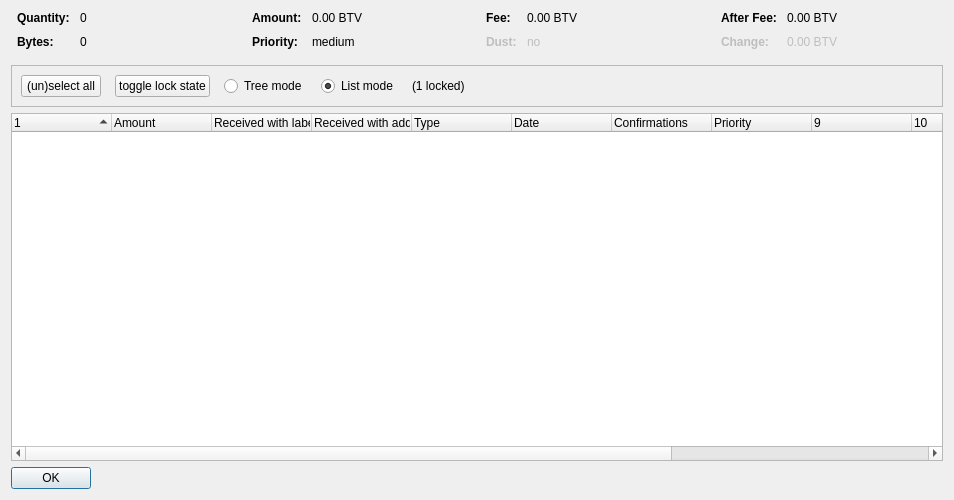
<?xml version="1.0" encoding="UTF-8"?>
<ui version="4.0">
 <class>CoinControlDialog</class>
 <widget class="QDialog" name="CoinControlDialog">
  <property name="geometry">
   <rect>
    <x>0</x>
    <y>0</y>
    <width>954</width>
    <height>500</height>
   </rect>
  </property>
  <property name="windowTitle">
   <string>Coin Selection</string>
  </property>
  <layout class="QVBoxLayout" name="verticalLayout">
   <item>
    <layout class="QHBoxLayout" name="horizontalLayoutTop" stretch="0,0,0,0">
     <property name="topMargin">
      <number>0</number>
     </property>
     <property name="bottomMargin">
      <number>10</number>
     </property>
     <item>
      <layout class="QFormLayout" name="formLayoutCoinControl1">
       <property name="horizontalSpacing">
        <number>10</number>
       </property>
       <property name="verticalSpacing">
        <number>10</number>
       </property>
       <property name="leftMargin">
        <number>6</number>
       </property>
       <property name="rightMargin">
        <number>6</number>
       </property>
       <item row="0" column="0">
        <widget class="QLabel" name="labelCoinControlQuantityText">
         <property name="font">
          <font>
           <weight>75</weight>
           <bold>true</bold>
          </font>
         </property>
         <property name="text">
          <string>Quantity:</string>
         </property>
        </widget>
       </item>
       <item row="0" column="1">
        <widget class="QLabel" name="labelCoinControlQuantity">
         <property name="cursor">
          <cursorShape>IBeamCursor</cursorShape>
         </property>
         <property name="contextMenuPolicy">
          <enum>Qt::ActionsContextMenu</enum>
         </property>
         <property name="text">
          <string notr="true">0</string>
         </property>
         <property name="textInteractionFlags">
          <set>Qt::LinksAccessibleByMouse|Qt::TextSelectableByKeyboard|Qt::TextSelectableByMouse</set>
         </property>
        </widget>
       </item>
       <item row="1" column="0">
        <widget class="QLabel" name="labelCoinControlBytesText">
         <property name="font">
          <font>
           <weight>75</weight>
           <bold>true</bold>
          </font>
         </property>
         <property name="text">
          <string>Bytes:</string>
         </property>
        </widget>
       </item>
       <item row="1" column="1">
        <widget class="QLabel" name="labelCoinControlBytes">
         <property name="cursor">
          <cursorShape>IBeamCursor</cursorShape>
         </property>
         <property name="contextMenuPolicy">
          <enum>Qt::ActionsContextMenu</enum>
         </property>
         <property name="text">
          <string notr="true">0</string>
         </property>
         <property name="textInteractionFlags">
          <set>Qt::LinksAccessibleByMouse|Qt::TextSelectableByKeyboard|Qt::TextSelectableByMouse</set>
         </property>
        </widget>
       </item>
      </layout>
     </item>
     <item>
      <layout class="QFormLayout" name="formLayoutCoinControl2">
       <property name="horizontalSpacing">
        <number>10</number>
       </property>
       <property name="verticalSpacing">
        <number>10</number>
       </property>
       <property name="leftMargin">
        <number>6</number>
       </property>
       <property name="rightMargin">
        <number>6</number>
       </property>
       <item row="0" column="0">
        <widget class="QLabel" name="labelCoinControlAmountText">
         <property name="font">
          <font>
           <weight>75</weight>
           <bold>true</bold>
          </font>
         </property>
         <property name="text">
          <string>Amount:</string>
         </property>
        </widget>
       </item>
       <item row="0" column="1">
        <widget class="QLabel" name="labelCoinControlAmount">
         <property name="cursor">
          <cursorShape>IBeamCursor</cursorShape>
         </property>
         <property name="contextMenuPolicy">
          <enum>Qt::ActionsContextMenu</enum>
         </property>
         <property name="text">
          <string notr="true">0.00 BTV</string>
         </property>
         <property name="textInteractionFlags">
          <set>Qt::LinksAccessibleByMouse|Qt::TextSelectableByKeyboard|Qt::TextSelectableByMouse</set>
         </property>
        </widget>
       </item>
       <item row="1" column="0">
        <widget class="QLabel" name="labelCoinControlPriorityText">
         <property name="font">
          <font>
           <weight>75</weight>
           <bold>true</bold>
          </font>
         </property>
         <property name="text">
          <string>Priority:</string>
         </property>
        </widget>
       </item>
       <item row="1" column="1">
        <widget class="QLabel" name="labelCoinControlPriority">
         <property name="cursor">
          <cursorShape>IBeamCursor</cursorShape>
         </property>
         <property name="contextMenuPolicy">
          <enum>Qt::ActionsContextMenu</enum>
         </property>
         <property name="text">
          <string>medium</string>
         </property>
         <property name="textInteractionFlags">
          <set>Qt::LinksAccessibleByMouse|Qt::TextSelectableByKeyboard|Qt::TextSelectableByMouse</set>
         </property>
        </widget>
       </item>
      </layout>
     </item>
     <item>
      <layout class="QFormLayout" name="formLayoutCoinControl3">
       <property name="horizontalSpacing">
        <number>10</number>
       </property>
       <property name="verticalSpacing">
        <number>10</number>
       </property>
       <property name="leftMargin">
        <number>6</number>
       </property>
       <property name="rightMargin">
        <number>6</number>
       </property>
       <item row="0" column="0">
        <widget class="QLabel" name="labelCoinControlFeeText">
         <property name="font">
          <font>
           <weight>75</weight>
           <bold>true</bold>
          </font>
         </property>
         <property name="text">
          <string>Fee:</string>
         </property>
        </widget>
       </item>
       <item row="0" column="1">
        <widget class="QLabel" name="labelCoinControlFee">
         <property name="cursor">
          <cursorShape>IBeamCursor</cursorShape>
         </property>
         <property name="contextMenuPolicy">
          <enum>Qt::ActionsContextMenu</enum>
         </property>
         <property name="text">
          <string notr="true">0.00 BTV</string>
         </property>
         <property name="textInteractionFlags">
          <set>Qt::LinksAccessibleByMouse|Qt::TextSelectableByKeyboard|Qt::TextSelectableByMouse</set>
         </property>
        </widget>
       </item>
       <item row="1" column="0">
        <widget class="QLabel" name="labelCoinControlLowOutputText">
         <property name="enabled">
          <bool>false</bool>
         </property>
         <property name="font">
          <font>
           <weight>75</weight>
           <bold>true</bold>
          </font>
         </property>
         <property name="text">
          <string>Dust:</string>
         </property>
        </widget>
       </item>
       <item row="1" column="1">
        <widget class="QLabel" name="labelCoinControlLowOutput">
         <property name="enabled">
          <bool>false</bool>
         </property>
         <property name="cursor">
          <cursorShape>IBeamCursor</cursorShape>
         </property>
         <property name="contextMenuPolicy">
          <enum>Qt::ActionsContextMenu</enum>
         </property>
         <property name="text">
          <string>no</string>
         </property>
         <property name="textInteractionFlags">
          <set>Qt::LinksAccessibleByMouse|Qt::TextSelectableByKeyboard|Qt::TextSelectableByMouse</set>
         </property>
        </widget>
       </item>
      </layout>
     </item>
     <item>
      <layout class="QFormLayout" name="formLayoutCoinControl4">
       <property name="horizontalSpacing">
        <number>10</number>
       </property>
       <property name="verticalSpacing">
        <number>10</number>
       </property>
       <property name="leftMargin">
        <number>6</number>
       </property>
       <property name="rightMargin">
        <number>6</number>
       </property>
       <item row="0" column="0">
        <widget class="QLabel" name="labelCoinControlAfterFeeText">
         <property name="font">
          <font>
           <weight>75</weight>
           <bold>true</bold>
          </font>
         </property>
         <property name="text">
          <string>After Fee:</string>
         </property>
        </widget>
       </item>
       <item row="0" column="1">
        <widget class="QLabel" name="labelCoinControlAfterFee">
         <property name="cursor">
          <cursorShape>IBeamCursor</cursorShape>
         </property>
         <property name="contextMenuPolicy">
          <enum>Qt::ActionsContextMenu</enum>
         </property>
         <property name="text">
          <string notr="true">0.00 BTV</string>
         </property>
         <property name="textInteractionFlags">
          <set>Qt::LinksAccessibleByMouse|Qt::TextSelectableByKeyboard|Qt::TextSelectableByMouse</set>
         </property>
        </widget>
       </item>
       <item row="1" column="0">
        <widget class="QLabel" name="labelCoinControlChangeText">
         <property name="enabled">
          <bool>false</bool>
         </property>
         <property name="font">
          <font>
           <weight>75</weight>
           <bold>true</bold>
          </font>
         </property>
         <property name="text">
          <string>Change:</string>
         </property>
        </widget>
       </item>
       <item row="1" column="1">
        <widget class="QLabel" name="labelCoinControlChange">
         <property name="enabled">
          <bool>false</bool>
         </property>
         <property name="cursor">
          <cursorShape>IBeamCursor</cursorShape>
         </property>
         <property name="contextMenuPolicy">
          <enum>Qt::ActionsContextMenu</enum>
         </property>
         <property name="text">
          <string notr="true">0.00 BTV</string>
         </property>
         <property name="textInteractionFlags">
          <set>Qt::LinksAccessibleByMouse|Qt::TextSelectableByKeyboard|Qt::TextSelectableByMouse</set>
         </property>
        </widget>
       </item>
      </layout>
     </item>
    </layout>
   </item>
   <item>
    <widget class="QFrame" name="frame">
     <property name="minimumSize">
      <size>
       <width>0</width>
       <height>40</height>
      </size>
     </property>
     <property name="frameShape">
      <enum>QFrame::StyledPanel</enum>
     </property>
     <property name="frameShadow">
      <enum>QFrame::Sunken</enum>
     </property>
     <layout class="QHBoxLayout" name="horizontalLayout">
      <item>
       <layout class="QHBoxLayout" name="horizontalLayoutPanel" stretch="0,0,0,0,0,0">
        <property name="spacing">
         <number>14</number>
        </property>
        <item>
         <widget class="QPushButton" name="pushButtonSelectAll">
          <property name="sizePolicy">
           <sizepolicy hsizetype="Maximum" vsizetype="Fixed">
            <horstretch>0</horstretch>
            <verstretch>0</verstretch>
           </sizepolicy>
          </property>
          <property name="text">
           <string>(un)select all</string>
          </property>
          <property name="autoDefault">
           <bool>false</bool>
          </property>
         </widget>
        </item>
        <item>
         <widget class="QPushButton" name="pushButtonToggleLock">
          <property name="sizePolicy">
           <sizepolicy hsizetype="Maximum" vsizetype="Fixed">
            <horstretch>0</horstretch>
            <verstretch>0</verstretch>
           </sizepolicy>
          </property>
          <property name="text">
           <string>toggle lock state</string>
          </property>
          <property name="autoDefault">
           <bool>false</bool>
          </property>
         </widget>
        </item>
        <item>
         <widget class="QRadioButton" name="radioTreeMode">
          <property name="sizePolicy">
           <sizepolicy hsizetype="Maximum" vsizetype="Fixed">
            <horstretch>0</horstretch>
            <verstretch>0</verstretch>
           </sizepolicy>
          </property>
          <property name="text">
           <string>Tree mode</string>
          </property>
         </widget>
        </item>
        <item>
         <widget class="QRadioButton" name="radioListMode">
          <property name="sizePolicy">
           <sizepolicy hsizetype="Maximum" vsizetype="Fixed">
            <horstretch>0</horstretch>
            <verstretch>0</verstretch>
           </sizepolicy>
          </property>
          <property name="text">
           <string>List mode</string>
          </property>
          <property name="checked">
           <bool>true</bool>
          </property>
         </widget>
        </item>
        <item>
         <widget class="QLabel" name="labelLocked">
          <property name="text">
           <string>(1 locked)</string>
          </property>
         </widget>
        </item>
        <item>
         <spacer name="horizontalSpacer">
          <property name="orientation">
           <enum>Qt::Horizontal</enum>
          </property>
          <property name="sizeHint" stdset="0">
           <size>
            <width>40</width>
            <height>20</height>
           </size>
          </property>
         </spacer>
        </item>
       </layout>
      </item>
     </layout>
    </widget>
   </item>
   <item>
    <widget class="CoinControlTreeWidget" name="treeWidget">
     <property name="contextMenuPolicy">
      <enum>Qt::CustomContextMenu</enum>
     </property>
     <property name="sortingEnabled">
      <bool>false</bool>
     </property>
     <property name="columnCount">
      <number>13</number>
     </property>
     <attribute name="headerShowSortIndicator" stdset="0">
      <bool>true</bool>
     </attribute>
     <attribute name="headerStretchLastSection">
      <bool>false</bool>
     </attribute>
     <column>
      <property name="text">
       <string/>
      </property>
     </column>
     <column>
      <property name="text">
       <string>Amount</string>
      </property>
     </column>
     <column>
      <property name="text">
       <string>Received with label</string>
      </property>
     </column>
     <column>
      <property name="text">
       <string>Received with address</string>
      </property>
     </column>
     <column>
      <property name="text">
       <string>Type</string>
      </property>
     </column>
     <column>
      <property name="text">
       <string>Date</string>
      </property>
     </column>
     <column>
      <property name="text">
       <string>Confirmations</string>
      </property>
      <property name="toolTip">
       <string>Confirmed</string>
      </property>
     </column>
     <column>
      <property name="text">
       <string>Priority</string>
      </property>
     </column>
     <column>
      <property name="text">
       <string/>
      </property>
     </column>
     <column>
      <property name="text">
       <string/>
      </property>
     </column>
     <column>
      <property name="text">
       <string/>
      </property>
     </column>
     <column>
      <property name="text">
       <string/>
      </property>
     </column>
     <column>
      <property name="text">
       <string/>
      </property>
     </column>
    </widget>
   </item>
   <item>
    <widget class="QDialogButtonBox" name="buttonBox">
     <property name="sizePolicy">
      <sizepolicy hsizetype="Maximum" vsizetype="Fixed">
       <horstretch>0</horstretch>
       <verstretch>0</verstretch>
      </sizepolicy>
     </property>
     <property name="orientation">
      <enum>Qt::Horizontal</enum>
     </property>
     <property name="standardButtons">
      <set>QDialogButtonBox::Ok</set>
     </property>
    </widget>
   </item>
  </layout>
 </widget>
 <customwidgets>
  <customwidget>
   <class>CoinControlTreeWidget</class>
   <extends>QTreeWidget</extends>
   <header>coincontroltreewidget.h</header>
  </customwidget>
 </customwidgets>
 <resources/>
 <connections/>
</ui>
